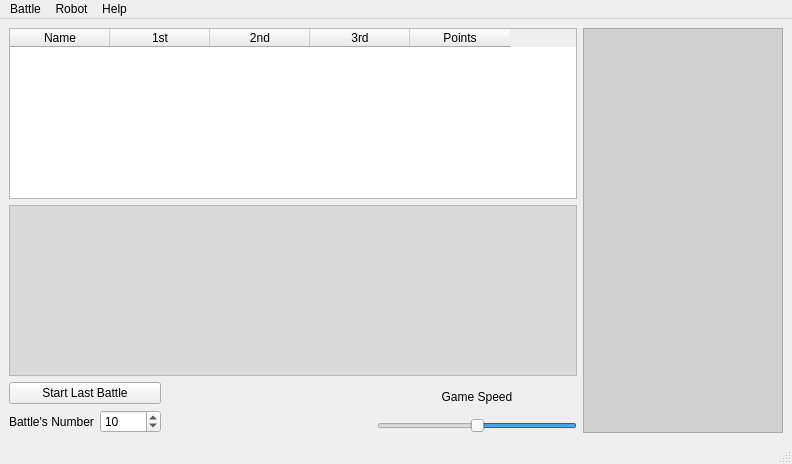
<?xml version="1.0" encoding="UTF-8"?>
<ui version="4.0">
 <class>MainWindow</class>
 <widget class="QMainWindow" name="MainWindow">
  <property name="geometry">
   <rect>
    <x>0</x>
    <y>0</y>
    <width>792</width>
    <height>464</height>
   </rect>
  </property>
  <property name="windowTitle">
   <string>Python Robocode</string>
  </property>
  <property name="windowIcon">
   <iconset>
    <normaloff>robocode/robotImages/smallRed.png</normaloff>robocode/robotImages/smallRed.png</iconset>
  </property>
  <widget class="QWidget" name="centralwidget">
   <layout class="QVBoxLayout" name="verticalLayout_4">
    <item>
     <layout class="QHBoxLayout" name="horizontalLayout_3">
      <item>
       <layout class="QVBoxLayout" name="verticalLayout_3">
        <item>
         <widget class="QTableWidget" name="tableWidget">
          <property name="autoFillBackground">
           <bool>false</bool>
          </property>
          <property name="sortingEnabled">
           <bool>true</bool>
          </property>
          <attribute name="horizontalHeaderStretchLastSection">
           <bool>false</bool>
          </attribute>
          <column>
           <property name="text">
            <string>Name</string>
           </property>
          </column>
          <column>
           <property name="text">
            <string>1st</string>
           </property>
          </column>
          <column>
           <property name="text">
            <string>2nd</string>
           </property>
          </column>
          <column>
           <property name="text">
            <string>3rd</string>
           </property>
          </column>
          <column>
           <property name="text">
            <string>Points</string>
           </property>
          </column>
         </widget>
        </item>
        <item>
         <widget class="QGraphicsView" name="graphicsView">
          <property name="enabled">
           <bool>true</bool>
          </property>
          <property name="styleSheet">
           <string notr="true">background-color: rgba(206, 206, 206, 162);</string>
          </property>
         </widget>
        </item>
        <item>
         <layout class="QHBoxLayout" name="horizontalLayout_2">
          <item>
           <layout class="QVBoxLayout" name="verticalLayout">
            <item>
             <widget class="QPushButton" name="pushButton">
              <property name="text">
               <string>Start Last Battle</string>
              </property>
             </widget>
            </item>
            <item>
             <layout class="QHBoxLayout" name="horizontalLayout">
              <item>
               <widget class="QLabel" name="label_2">
                <property name="text">
                 <string>Battle's Number</string>
                </property>
               </widget>
              </item>
              <item>
               <widget class="QSpinBox" name="spinBox">
                <property name="maximum">
                 <number>10000</number>
                </property>
                <property name="value">
                 <number>10</number>
                </property>
               </widget>
              </item>
             </layout>
            </item>
           </layout>
          </item>
          <item>
           <spacer name="horizontalSpacer">
            <property name="orientation">
             <enum>Qt::Horizontal</enum>
            </property>
            <property name="sizeHint" stdset="0">
             <size>
              <width>40</width>
              <height>20</height>
             </size>
            </property>
           </spacer>
          </item>
          <item>
           <layout class="QVBoxLayout" name="verticalLayout_2">
            <item>
             <widget class="QLabel" name="label">
              <property name="layoutDirection">
               <enum>Qt::LeftToRight</enum>
              </property>
              <property name="styleSheet">
               <string notr="true"/>
              </property>
              <property name="text">
               <string>Game Speed</string>
              </property>
              <property name="alignment">
               <set>Qt::AlignCenter</set>
              </property>
             </widget>
            </item>
            <item>
             <widget class="QSlider" name="horizontalSlider">
              <property name="sizePolicy">
               <sizepolicy hsizetype="Fixed" vsizetype="Fixed">
                <horstretch>0</horstretch>
                <verstretch>0</verstretch>
               </sizepolicy>
              </property>
              <property name="minimumSize">
               <size>
                <width>200</width>
                <height>0</height>
               </size>
              </property>
              <property name="layoutDirection">
               <enum>Qt::RightToLeft</enum>
              </property>
              <property name="maximum">
               <number>120</number>
              </property>
              <property name="value">
               <number>60</number>
              </property>
              <property name="orientation">
               <enum>Qt::Horizontal</enum>
              </property>
              <property name="invertedAppearance">
               <bool>false</bool>
              </property>
              <property name="invertedControls">
               <bool>true</bool>
              </property>
             </widget>
            </item>
           </layout>
          </item>
         </layout>
        </item>
       </layout>
      </item>
      <item>
       <widget class="QGraphicsView" name="graphicsView_2">
        <property name="sizePolicy">
         <sizepolicy hsizetype="Fixed" vsizetype="Expanding">
          <horstretch>0</horstretch>
          <verstretch>0</verstretch>
         </sizepolicy>
        </property>
        <property name="minimumSize">
         <size>
          <width>200</width>
          <height>0</height>
         </size>
        </property>
        <property name="maximumSize">
         <size>
          <width>200</width>
          <height>16777215</height>
         </size>
        </property>
        <property name="styleSheet">
         <string notr="true">background-color: rgba(194, 194, 194, 167);</string>
        </property>
       </widget>
      </item>
     </layout>
    </item>
   </layout>
  </widget>
  <widget class="QMenuBar" name="menubar">
   <property name="geometry">
    <rect>
     <x>0</x>
     <y>0</y>
     <width>792</width>
     <height>23</height>
    </rect>
   </property>
   <widget class="QMenu" name="menuBattle">
    <property name="title">
     <string>Battle</string>
    </property>
    <addaction name="actionNew"/>
   </widget>
   <widget class="QMenu" name="menuRobot">
    <property name="title">
     <string>Robot</string>
    </property>
    <addaction name="actionNew_2"/>
    <addaction name="actionOpen"/>
   </widget>
   <widget class="QMenu" name="menuHelp">
    <property name="title">
     <string>Help</string>
    </property>
    <addaction name="separator"/>
    <addaction name="actionClass_Reference"/>
    <addaction name="actionAbout"/>
   </widget>
   <addaction name="menuBattle"/>
   <addaction name="menuRobot"/>
   <addaction name="menuHelp"/>
  </widget>
  <widget class="QStatusBar" name="statusbar"/>
  <action name="actionNew">
   <property name="text">
    <string>New</string>
   </property>
  </action>
  <action name="actionNew_2">
   <property name="text">
    <string>New</string>
   </property>
  </action>
  <action name="actionOpen">
   <property name="text">
    <string>Open</string>
   </property>
  </action>
  <action name="actionClass_Reference">
   <property name="text">
    <string>Class Reference</string>
   </property>
  </action>
  <action name="actionAbout">
   <property name="text">
    <string>About</string>
   </property>
  </action>
 </widget>
 <resources/>
 <connections/>
</ui>
